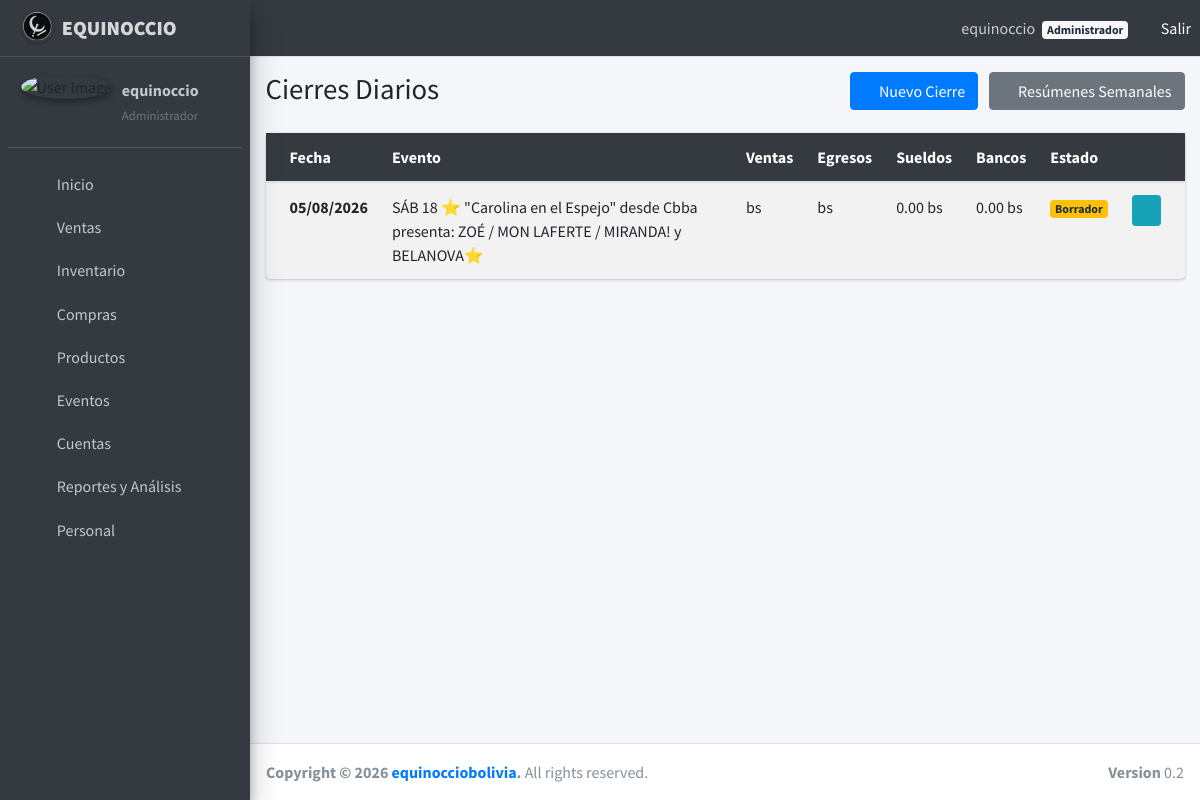
Page /cuentas/ (signed in) on the committed database.
### usuarios/models.py (models this page shows, shortened)
class Usuario(AbstractUser):
    ROL_CHOICES = [
        ('administrador', 'Administrador'),
        ('jefe_barra', 'Jefe de Barra'),
        ('bartender', 'Bartender'),
        ('mesero', 'Mesero'),
    ]
    CI = models.CharField(max_length=20, unique=True, blank=True, null=True)
    rol = models.CharField(
        max_length=50,
        choices=ROL_CHOICES,
        blank=True,
        null=True
    )
    groups = models.ManyToManyField(
        Group,
        related_name='usuarios_user_set',
        blank=True,
    )
    user_permissions = models.ManyToManyField(
        Permission,
        related_name='usuarios_user_set',
        blank=True,
    )
    USERNAME_FIELD = 'username'
    REQUIRED_FIELDS = []
    class Meta:
        verbose_name = 'Usuario'
        verbose_name_plural = 'Usuarios'
    def tiene_acceso_ventas(self):
        return self.rol in ['administrador', 'jefe_barra', 'bartender', 'mesero']
    def tiene_acceso_compras(self):
        return self.rol in ['administrador', 'jefe_barra']
    def tiene_acceso_inventarios(self):
        return self.rol in ['administrador', 'jefe_barra']
    def tiene_acceso_analizador(self):
        return self.rol in ['administrador', 'jefe_barra']
    def tiene_acceso_usuarios(self):
        return self.rol == 'administrador'

### cuentas/models.py (models this page shows, shortened)
class CierreDiario(models.Model):
    ESTADO_CHOICES = [
        ('borrador', 'Borrador'),
        ('cerrado', 'Cerrado'),
    ]
    fecha = models.DateField(unique=True)
    evento = models.ForeignKey(
        'eventos.Evento',
        on_delete=models.PROTECT,
        null=False,
        blank=False,
        related_name='cierres'
    )
    estado = models.CharField(max_length=20, choices=ESTADO_CHOICES, default='borrador')
    caja_inicial = models.DecimalField(
        max_digits=10, decimal_places=2, default=0,
        help_text="Saldo inicial del fondo de caja chica al abrir la noche."
    )
    observaciones = models.TextField(blank=True)
    creado_en = models.DateTimeField(auto_now_add=True)
    actualizado_en = models.DateTimeField(auto_now=True)
    class Meta:
        verbose_name = "Cierre diario"
        verbose_name_plural = "Cierres diarios"
        ordering = ['-fecha']
    @property
    def total_sueldos(self):
        return self.sueldos.aggregate(
            total=models.Sum('total_sueldo')
        )['total'] or Decimal('0')
    @property
    def total_bancos(self):
        return self.cierres_bancarios.aggregate(
            total=models.Sum('monto')
        )['total'] or Decimal('0')

### eventos/models.py (models this page shows, shortened)
class Evento(models.Model):
    nombre = models.CharField(max_length=255)  # Nombre del evento
    flyer = models.ImageField(upload_to='flyers/', null=True, blank=True)  # Imagen promocional
    banda = models.CharField(max_length=150, null=True, blank=True)  # Artista o banda asociada
    fecha = models.DateTimeField()  # Fecha y hora del evento
    descripcion = models.TextField(null=True, blank=True)  # Descripción más detallada del evento
    cover = models.OneToOneField('eventos.Cover', on_delete=models.CASCADE, related_name='evento_cover', null=True, blank=True)  # Cover asociado
    class Meta:
        verbose_name = 'Evento'
        verbose_name_plural = 'Eventos'

### cuentas/views.py (the view)
# urls.py: path('', views.lista_cierres, name='lista_cierres'),
@login_required
def lista_cierres(request):
    if not solo_admin_jefe(request.user):
        messages.error(request, 'No tiene permisos para acceder a esta sección.')
        return redirect('usuarios:inicio')
    cierres = CierreDiario.objects.all().order_by('-fecha')
    return render(request, 'cuentas/lista_cierres.html', {'cierres': cierres})

### cuentas/views.py (called while the page is built)
def solo_admin_jefe(user):
    return user.rol in ['administrador', 'jefe_barra']

### cuentas/templates/cuentas/lista_cierres.html
{% extends "base.html" %}
{% block content %}
<div class="content-header">
    <div class="container-fluid">
        <div class="row mb-2">
            <div class="col-sm-6">
                <h1 class="m-0">Cierres Diarios</h1>
            </div>
            <div class="col-sm-6 text-right">
                <a href="{% url 'cuentas:crear_cierre' %}" class="btn btn-primary">
                    <i class="fas fa-plus"></i> Nuevo Cierre
                </a>
                <a href="{% url 'cuentas:lista_resumenes' %}" class="btn btn-secondary ml-2">
                    <i class="fas fa-calendar-week"></i> Resúmenes Semanales
                </a>
            </div>
        </div>
    </div>
</div>
<section class="content">
    <div class="container-fluid">
        <div class="card">
            <div class="card-body p-0">
                <table class="table table-striped table-hover">
                    <thead class="bg-dark text-white">
                        <tr>
                            <th>Fecha</th>
                            <th>Evento</th>
                            <th>Ventas</th>
                            <th>Egresos</th>
                            <th>Sueldos</th>
                            <th>Bancos</th>
                            <th>Estado</th>
                            <th></th>
                        </tr>
                    </thead>
                    <tbody>
                        {% for cierre in cierres %}
                        <tr>
                            <td><strong>{{ cierre.fecha|date:"d/m/Y" }}</strong></td>
                            <td>{{ cierre.evento.nombre|default:"—" }}</td>
                            <td>{{ cierre.ingresos_ventas|floatformat:2 }} bs</td>
                            <td>{{ cierre.total_egresos_compras|floatformat:2 }} bs</td>
                            <td>{{ cierre.total_sueldos|floatformat:2 }} bs</td>
                            <td>{{ cierre.total_bancos|floatformat:2 }} bs</td>
                            <td>
                                {% if cierre.estado == 'cerrado' %}
                                <span class="badge badge-success">Cerrado</span>
                                {% else %}
                                <span class="badge badge-warning">Borrador</span>
                                {% endif %}
                            </td>
                            <td>
                                <a href="{% url 'cuentas:detalle_cierre' cierre.pk %}" class="btn btn-sm btn-info">
                                    <i class="fas fa-eye"></i>
                                </a>
                            </td>
                        </tr>
                        {% empty %}
                        <tr>
                            <td colspan="8" class="text-center text-muted py-4">
                                No hay cierres registrados. <a href="{% url 'cuentas:crear_cierre' %}">Crear el primero</a>.
                            </td>
                        </tr>
                        {% endfor %}
                    </tbody>
                </table>
            </div>
        </div>
    </div>
</section>
{% endblock %}

### usuarios/templates/base.html (shortened to what this page needs)
<!DOCTYPE html>
<html lang="en">
<head>
    {% load static %}
    <link rel="stylesheet" href="{% static 'plugins/fontawesome-free/css/all.min.css' %}">
    <link rel="stylesheet" href="https://code.ionicframework.com/ionicons/2.0.1/css/ionicons.min.css">
    <link rel="stylesheet" href="{% static 'plugins/tempusdominus-bootstrap-4/css/tempusdominus-bootstrap-4.min.css' %}">
    <link rel="stylesheet" href="{% static 'plugins/icheck-bootstrap/icheck-bootstrap.min.css' %}">
    <link rel="stylesheet" href="{% static 'plugins/jqvmap/jqvmap.min.css' %}">
    <link rel="stylesheet" href="{% static 'dist/css/adminlte.min.css' %}">
    <link rel="stylesheet" href="{% static 'plugins/overlayScrollbars/css/OverlayScrollbars.min.css' %}">
    <link rel="stylesheet" href="{% static 'plugins/daterangepicker/daterangepicker.css' %}">
    <link rel="stylesheet" href="{% static 'plugins/summernote/summernote-bs4.css' %}">
    <link href="https://cdn.jsdelivr.net/npm/fullcalendar@6.1.15/index.global.min.css" rel="stylesheet">
</head>
<body class="hold-transition sidebar-mini layout-fixed" onload="startTime()">
<div class="wrapper">
    <nav class="main-header navbar navbar-expand navbar-dark">
        <ul class="navbar-nav">
            <li class="nav-item">
                <a class="nav-link" data-widget="pushmenu" href="#" role="button">
                    <i class="fas fa-bars"></i>
                </a>
            </li>
        </ul>
        <ul class="navbar-nav ml-auto">
            {% if user.is_authenticated %}
            <li class="nav-item">
                <span class="nav-link">
                    <i class="fas fa-user-circle mr-1"></i>
                    {{ user.get_full_name|default:user.username }}
                    {% if user.rol %}
                    <span class="badge badge-light ml-1">{{ user.get_rol_display }}</span>
                    {% endif %}
                </span>
            </li>
            <li class="nav-item">
                <form method="post" action="{% url 'usuarios:logout' %}" style="display:inline;">
                    <button type="submit" class="btn btn-link nav-link" style="color:white; padding:0;">
                        <i class="fas fa-sign-out-alt"></i> Salir
                    </button>
                </form>
            </li>
            {% endif %}
        </ul>
    </nav>
    <aside class="main-sidebar sidebar-dark-primary elevation-4">
        <a href="{% url 'usuarios:inicio' %}" class="brand-link">
            <img src="{% static 'img/navba_logo3.png' %}" alt="Logo" class="brand-image img-circle elevation-1" style="opacity:.8">
            <span class="brand-text font-weight-bold"><strong>EQUINOCCIO</strong></span>
        </a>
        <div class="sidebar">
            <div class="user-panel mt-3 pb-3 mb-3 d-flex">
                <div class="image">
                    <img src="{% static 'img/logo_equi.jpg' %}" class="img-circle elevation-2" alt="User Image">
                </div>
                {% if user.is_authenticated %}
                <div class="info">
                    <a href="#" class="d-block font-weight-bold">{{ user.username }}</a>
                    <small class="text-muted">{{ user.get_rol_display|default:"Sin rol" }}</small>
                </div>
                {% endif %}
            </div>
            <nav class="mt-2">
                <ul class="nav nav-pills nav-sidebar flex-column" data-widget="treeview" role="menu" data-accordion="false">
                    <li class="nav-item">
                        <a class="nav-link" href="{% url 'usuarios:inicio' %}">
                            <i class="nav-icon fas fa-home"></i>
                            <p>Inicio</p>
                        </a>
                    </li>
                    {% if user.tiene_acceso_ventas %}
                    <li class="nav-item has-treeview">
                        <a href="#" class="nav-link">
                            <i class="nav-icon fas fa-cash-register"></i>
                            <p>Ventas <i class="right fas fa-angle-left"></i></p>
                        </a>
                    </li>
                    {% endif %}
                     {% if user.tiene_acceso_inventarios %}
                    <li class="nav-item has-treeview">
                        <a href="#" class="nav-link">
                            <i class="nav-icon fas fa-boxes"></i>
                            <p>Inventario <i class="right fas fa-angle-left"></i></p>
                        </a>
                    </li>
                    {% endif %}
                    {% if user.tiene_acceso_compras %}
                    <li class="nav-item has-treeview">
                        <a href="#" class="nav-link">
                            <i class="nav-icon fas fa-shopping-cart"></i>
                            <p>Compras <i class="right fas fa-angle-left"></i></p>
                        </a>
                    </li>
                    {% endif %}
                    {% if user.tiene_acceso_compras %}
                    <li class="nav-item has-treeview">
                        <a href="#" class="nav-link">
                            <i class="nav-icon fas fa-wine-bottle"></i>
                            <p>Productos <i class="right fas fa-angle-left"></i></p>
                        </a>
                    </li>
                    {% endif %}
                    {% if user.tiene_acceso_compras %}
                    <li class="nav-item has-treeview">
                        <a href="#" class="nav-link">
                            <i class="nav-icon fas fa-calendar-check"></i>
                            <p>Eventos <i class="right fas fa-angle-left"></i></p>
                        </a>
                    </li>
                    {% endif %}
                    {% if user.tiene_acceso_compras %}
                    <li class="nav-item has-treeview">
                        <a href="#" class="nav-link">
                            <i class="nav-icon fas fa-calculator"></i>
                            <p>Cuentas <i class="right fas fa-angle-left"></i></p>
                        </a>
                    </li>
                    {% endif %}
                    {% if user.tiene_acceso_analizador %}
                    <li class="nav-item has-treeview">
                        <a href="#" class="nav-link">
                            <i class="nav-icon fas fa-brain"></i>
                            <p>Reportes y Análisis <i class="right fas fa-angle-left"></i></p>
                        </a>
                    </li>
                    {% endif %}
                    {% if user.tiene_acceso_usuarios %}
                    <li class="nav-item">
                        <a href="{% url 'usuarios:administrar_usuarios' %}" class="nav-link">
                            <i class="nav-icon fas fa-users"></i>
                            <p>Personal</p>
                        </a>
                    </li>
                    {% endif %}
                </ul>
            </nav>
        </div>
    </aside>
    <div class="content-wrapper">
        {% block content %}
        {% endblock %}
    </div>
    <footer class="main-footer">
        <strong>Copyright &copy; 2026 <a href="https://www.facebook.com/equinocciobolivia">equinocciobolivia</a>.</strong>
        All rights reserved.
        <div class="float-right d-none d-sm-inline-block">
            <b>Version</b> 0.2
        </div>
    </footer>
</div>
</body>
</html>

### rows in the picture
Usuario: get_full_name "equinoccio", rol "Administrador", username "equinoccio"
CierreDiario: fecha "05/08/2026", evento.nombre "SÁB 18 ⭐ \"Carolina en el Espejo\" desde Cbba presenta: ZOÉ / MON LAFERTE / MIRANDA! y BELANOVA⭐", total_sueldos "0.00", total_bancos "0.00", estado "Borrador"
